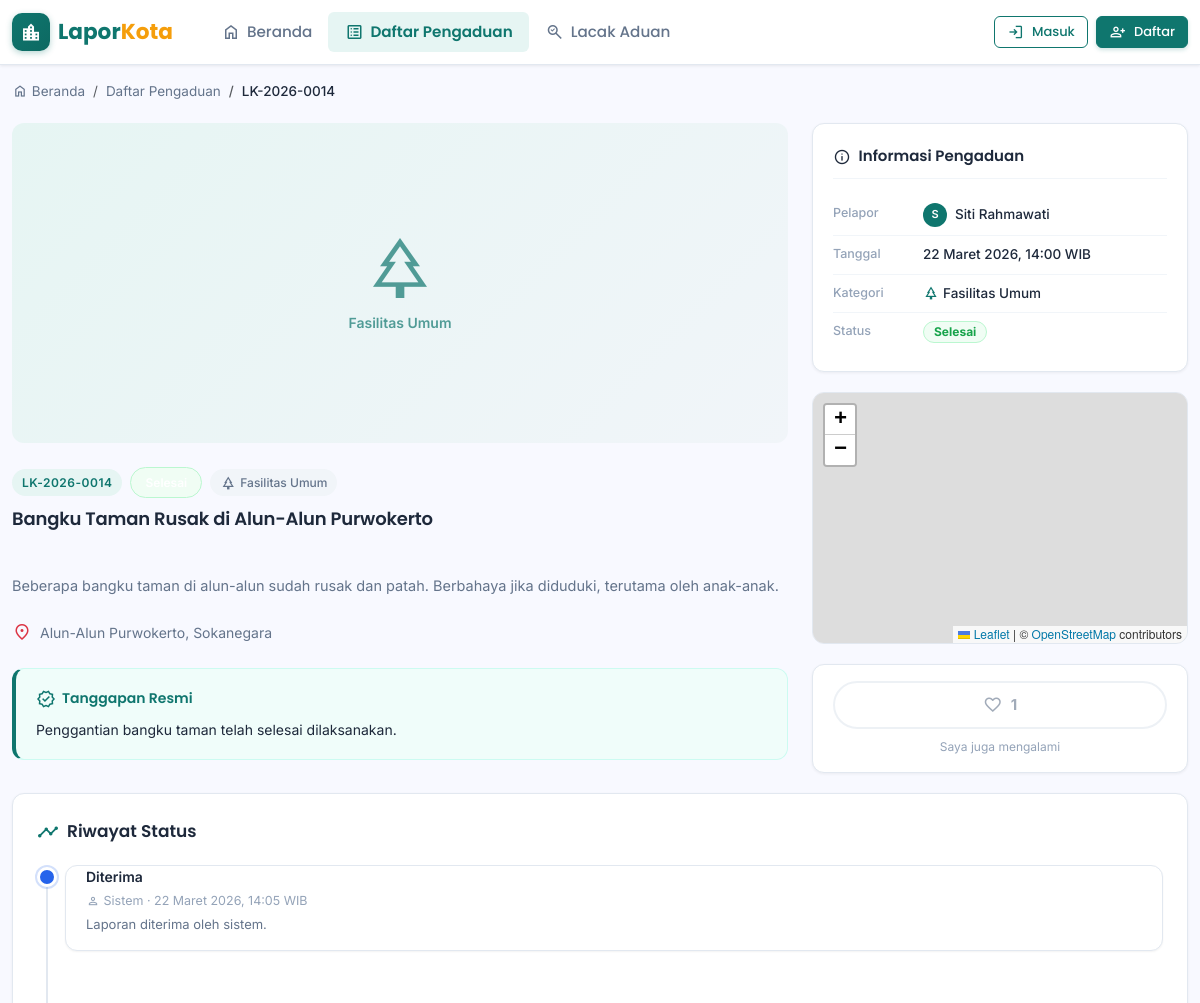
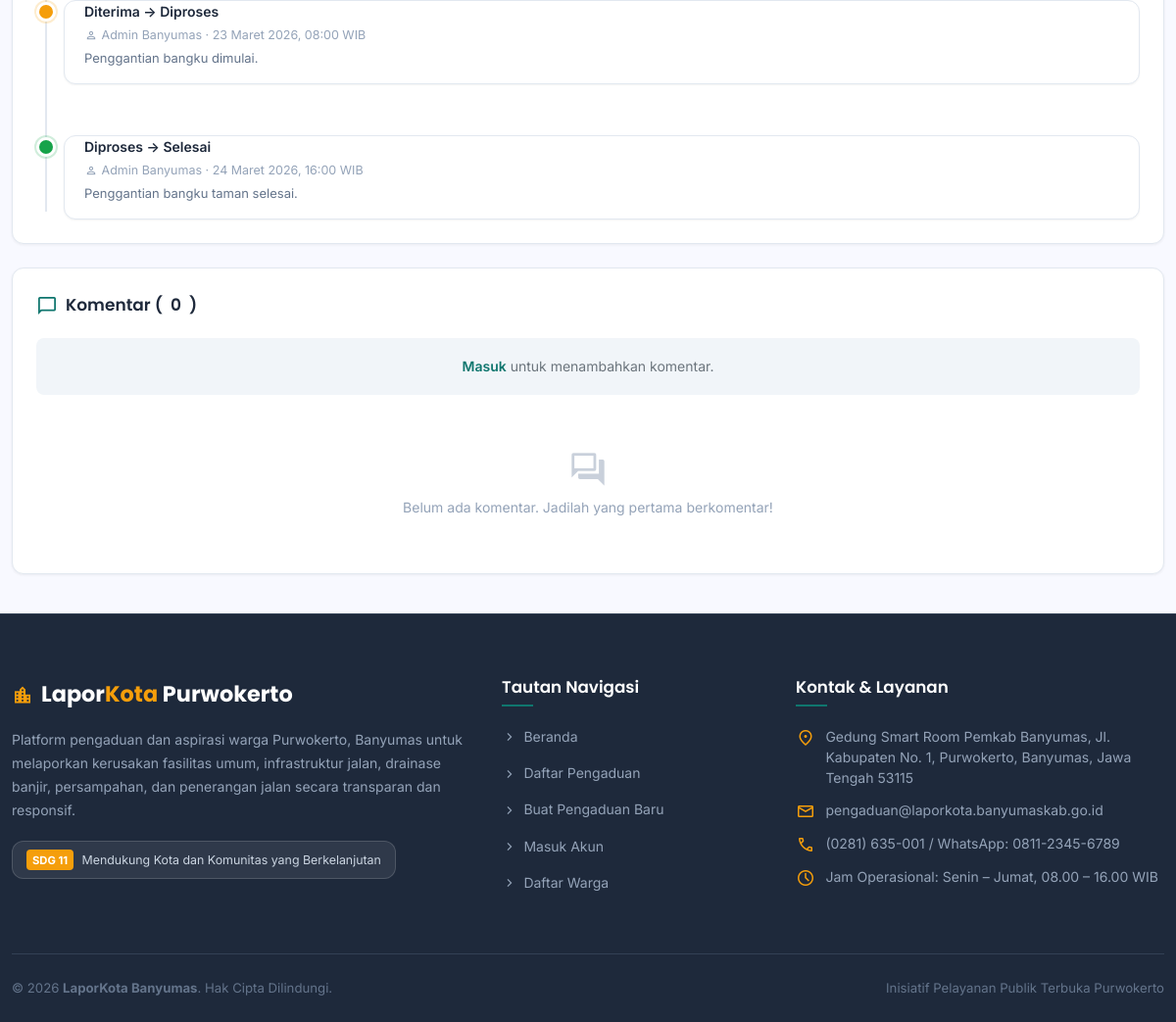
Screenshot of /user/complaint_detail.php?id=14 with the database file from the repository (2 pictures, top to bottom).
### tables this page shows
CREATE TABLE complaints (
    id              INT AUTO_INCREMENT PRIMARY KEY,
    user_id         INT           NOT NULL,
    category_id     INT           NOT NULL,
    ticket_code     VARCHAR(20)   NOT NULL UNIQUE,
    title           VARCHAR(255)  NOT NULL,
    description     TEXT          NOT NULL,
    address         VARCHAR(500)  NOT NULL,
    latitude        DECIMAL(10,8) DEFAULT NULL,
    longitude       DECIMAL(11,8) DEFAULT NULL,
    photo           VARCHAR(255)  DEFAULT NULL,
    status          ENUM('Diterima','Diproses','Selesai','Ditolak') NOT NULL DEFAULT 'Diterima',
    admin_response  TEXT          DEFAULT NULL,
    created_at      DATETIME      NOT NULL DEFAULT CURRENT_TIMESTAMP,
    updated_at      DATETIME      NOT NULL DEFAULT CURRENT_TIMESTAMP ON UPDATE CURRENT_TIMESTAMP,
    FOREIGN KEY (user_id)     REFERENCES users(id)      ON DELETE CASCADE,
    FOREIGN KEY (category_id) REFERENCES categories(id) ON DELETE RESTRICT,
    INDEX idx_status   (status),
    INDEX idx_user     (user_id),
    INDEX idx_category (category_id),
    INDEX idx_created  (created_at)
);

CREATE TABLE categories (
    id          INT AUTO_INCREMENT PRIMARY KEY,
    name        VARCHAR(100)  NOT NULL UNIQUE,
    icon        VARCHAR(50)   DEFAULT 'category',
    created_at  DATETIME      NOT NULL DEFAULT CURRENT_TIMESTAMP
);

CREATE TABLE users (
    id          INT AUTO_INCREMENT PRIMARY KEY,
    name        VARCHAR(100)  NOT NULL,
    email       VARCHAR(150)  NOT NULL UNIQUE,
    phone       VARCHAR(20)   DEFAULT NULL,
    password    VARCHAR(255)  NOT NULL,
    role        ENUM('warga','admin') NOT NULL DEFAULT 'warga',
    photo       VARCHAR(255)  DEFAULT NULL,
    is_active   TINYINT(1)    NOT NULL DEFAULT 1,
    created_at  DATETIME      NOT NULL DEFAULT CURRENT_TIMESTAMP,
    updated_at  DATETIME      NOT NULL DEFAULT CURRENT_TIMESTAMP ON UPDATE CURRENT_TIMESTAMP
);

CREATE TABLE complaint_status_logs (
    id              INT AUTO_INCREMENT PRIMARY KEY,
    complaint_id    INT          NOT NULL,
    old_status      VARCHAR(20)  DEFAULT NULL,
    new_status      VARCHAR(20)  NOT NULL,
    changed_by      VARCHAR(100) NOT NULL,
    note            TEXT         DEFAULT NULL,
    created_at      DATETIME     NOT NULL DEFAULT CURRENT_TIMESTAMP,
    FOREIGN KEY (complaint_id) REFERENCES complaints(id) ON DELETE CASCADE,
    INDEX idx_complaint (complaint_id)
);

### includes/helpers.php (called while the page is built, shortened)
<?php
function e($str) {
    return htmlspecialchars($str ?? '', ENT_QUOTES, 'UTF-8');
}
function base_url($path = '') {
    return '/aduan-kota/' . ltrim($path, '/');
}
function formatDate($datetime) {
    $months = [
        1 => 'Januari', 2 => 'Februari', 3 => 'Maret',
        4 => 'April', 5 => 'Mei', 6 => 'Juni',
        7 => 'Juli', 8 => 'Agustus', 9 => 'September',
        10 => 'Oktober', 11 => 'November', 12 => 'Desember'
    ];
    $dt = new DateTime($datetime);
    $day   = $dt->format('j');
    $month = $months[(int)$dt->format('n')];
    $year  = $dt->format('Y');
    $time  = $dt->format('H:i');
    return "{$day} {$month} {$year}, {$time} WIB";
}
function statusBadgeClass($status) {
    switch ($status) {
        case 'Selesai':  return 'badge-selesai';
    }
}

### includes/auth.php (called while the page is built, shortened)
<?php
function isLoggedIn() {
    return isset($_SESSION['user_id']);
}

### user/complaint_detail.php (the view, shortened to what this page needs)
<?php
require_once __DIR__ . '/../includes/auth.php';
require_once __DIR__ . '/../includes/helpers.php';
$complaintId = isset($_GET['id']) ? (int)$_GET['id'] : 0;
if ($complaintId > 0) {
    $stmt = $conn->prepare("
        SELECT c.*,
               u.name AS user_name, u.photo AS user_photo,
               cat.name AS category_name, cat.icon AS category_icon
        FROM complaints c
        JOIN users u ON c.user_id = u.id
        JOIN categories cat ON c.category_id = cat.id
        WHERE c.id = ?
    ");
    $stmt->bind_param("i", $complaintId);
}
$stmt->execute();
$complaint = $stmt->get_result()->fetch_assoc();
$complaintId = (int)$complaint['id'];
$upStmt = $conn->prepare("SELECT COUNT(*) AS cnt FROM upvotes WHERE complaint_id = ?");
$upStmt->bind_param("i", $complaintId);
$upStmt->execute();
$upvoteCount = (int)$upStmt->get_result()->fetch_assoc()['cnt'];
$hasUpvoted = false;
$cmtStmt = $conn->prepare("
    SELECT cm.id, cm.body, cm.created_at,
           u.name AS user_name, u.photo AS user_photo
    FROM comments cm
    JOIN users u ON cm.user_id = u.id
    WHERE cm.complaint_id = ?
    ORDER BY cm.created_at DESC
");
$cmtStmt->bind_param("i", $complaintId);
$cmtStmt->execute();
$comments = $cmtStmt->get_result()->fetch_all(MYSQLI_ASSOC);
$commentCount = count($comments);
$logStmt = $conn->prepare("
    SELECT csl.old_status, csl.new_status, csl.note, csl.created_at,
           csl.changed_by AS changed_by_name
    FROM complaint_status_logs csl
    WHERE csl.complaint_id = ?
    ORDER BY csl.created_at ASC
");
$logStmt->bind_param("i", $complaintId);
$logStmt->execute();
$statusLogs = $logStmt->get_result()->fetch_all(MYSQLI_ASSOC);
include __DIR__ . '/../includes/header.php';
?>
<div class="container py-3">
    <nav aria-label="breadcrumb">
        <ol class="breadcrumb breadcrumb-custom">
            <li class="breadcrumb-item">
                <a href="<?= base_url('') ?>">
                    <span class="material-symbols-outlined md-16 align-text-bottom">home</span>
                    Beranda
                </a>
            </li>
            <li class="breadcrumb-item">
                <a href="<?= base_url('user/complaint_list.php') ?>">Daftar Pengaduan</a>
            </li>
            <li class="breadcrumb-item active" aria-current="page">
                <?= e($complaint['ticket_code']) ?>
            </li>
        </ol>
    </nav>
    <div class="row g-4">
        <div class="col-lg-8">
            <div class="detail-photo-wrap">
                <?php if (!empty($complaint['photo'])): ?>
                    <img src="<?= base_url('uploads/' . e($complaint['photo'])) ?>"
                         alt="<?= e($complaint['title']) ?>"
                         loading="lazy">
                <?php else: ?>
                    <div class="detail-photo-placeholder">
                        <span class="material-symbols-outlined"><?= e($complaint['category_icon'] ?: 'report_problem') ?></span>
                        <span class="mt-2 fw-semibold" style="opacity:0.7; font-size:14px;"><?= e($complaint['category_name']) ?></span>
                    </div>
                <?php endif; ?>
            </div>
            <div class="mb-3">
                <div class="d-flex flex-wrap align-items-center gap-2 mb-2">
                    <span class="badge-ticket"><?= e($complaint['ticket_code']) ?></span>
                    <span class="badge-status-detail <?= e(statusBadgeClass($complaint['status'])) ?>">
                    </span>
                    <span class="badge-category">
                        <span class="material-symbols-outlined" style="font-size:16px;"><?= e($complaint['category_icon'] ?: 'category') ?></span>
                        <?= e($complaint['category_name']) ?>
                    </span>
                </div>
                <h2 class="h4 font-heading mb-0" style="line-height:1.4;">
                    <?= e($complaint['title']) ?>
                </h2>
            </div>
            <div class="detail-description mb-4">
                <?= e($complaint['description']) ?>
            </div>
            <?php if (!empty($complaint['address'])): ?>
                <div class="d-flex align-items-start gap-2 mb-4" style="color: var(--text-secondary, #64748B); font-size: 14px;">
                    <span class="material-symbols-outlined text-danger" style="font-size: 20px; flex-shrink: 0;">location_on</span>
                    <span><?= e($complaint['address']) ?></span>
                </div>
            <?php endif; ?>
            <?php if (!empty($complaint['admin_response'])): ?>
                <div class="admin-response-card">
                    <div class="response-title">
                        <span class="material-symbols-outlined" style="font-size:20px;">verified</span>
                        Tanggapan Resmi
                    </div>
                    <div class="response-body"><?= e($complaint['admin_response']) ?></div>
                </div>
            <?php endif; ?>
        </div>
        <div class="col-lg-4">
            <div class="info-card">
                <div class="info-card-title">
                    <span class="material-symbols-outlined align-text-bottom me-1" style="font-size:18px;">info</span>
                    Informasi Pengaduan
                </div>
                <div class="info-card-row">
                    <span class="info-card-label">Pelapor</span>
                    <span class="info-card-value d-flex align-items-center gap-2">
                        <?php if (!empty($complaint['user_photo'])): ?>
                            <img src="<?= base_url('uploads/' . e($complaint['user_photo'])) ?>"
                                 alt="<?= e($complaint['user_name']) ?>"
                                 style="width:24px; height:24px; border-radius:50%; object-fit:cover;">
                        <?php else: ?>
                            <span style="width:24px; height:24px; border-radius:50%; background:var(--primary-teal,#0F766E); color:#fff; display:inline-flex; align-items:center; justify-content:center; font-size:11px; font-weight:600;">
                                <?= e(strtoupper(mb_substr($complaint['user_name'], 0, 1))) ?>
                            </span>
                        <?php endif; ?>
                        <?= e($complaint['user_name']) ?>
                    </span>
                </div>
                <div class="info-card-row">
                    <span class="info-card-label">Tanggal</span>
                    <span class="info-card-value"><?= e(formatDate($complaint['created_at'])) ?></span>
                </div>
                <div class="info-card-row">
                    <span class="info-card-label">Kategori</span>
                    <span class="info-card-value d-flex align-items-center gap-1">
                        <span class="material-symbols-outlined" style="font-size:16px; color:var(--primary-teal,#0F766E);">
                        </span>
                        <?= e($complaint['category_name']) ?>
                    </span>
                </div>
                <div class="info-card-row">
                    <span class="info-card-label">Status</span>
                    <span class="info-card-value">
                        <span class="badge <?= e(statusBadgeClass($complaint['status'])) ?>" style="font-size:12px; padding:4px 10px; border-radius:50px;">
                            <?= e($complaint['status']) ?>
                        </span>
                    </span>
                </div>
            </div>
            <?php if (!empty($complaint['latitude']) && !empty($complaint['longitude'])): ?>
                <div class="detail-map-wrap">
                    <div id="detail-map"></div>
                </div>
            <?php endif; ?>
            <div class="upvote-section">
                <?php if (isLoggedIn()): ?>
                    <button type="button"
                            class="btn-upvote<?= $hasUpvoted ? ' upvoted' : '' ?>"
                            data-complaint-id="<?= (int)$complaint['id'] ?>">
                        <span class="material-symbols-outlined" style="font-size:20px;<?= $hasUpvoted ? " font-variation-settings:'FILL' 1;" : '' ?>">
                            <?= $hasUpvoted ? 'favorite' : 'favorite_border' ?>
                        </span>
                        <span class="upvote-count"><?= $upvoteCount ?></span>
                    </button>
                <?php else: ?>
                    <button type="button" class="btn-upvote" disabled title="Masuk untuk memberikan dukungan">
                        <span class="material-symbols-outlined" style="font-size:20px;">favorite_border</span>
                        <span class="upvote-count"><?= $upvoteCount ?></span>
                    </button>
                <?php endif; ?>
                <div class="upvote-label">Saya juga mengalami</div>
            </div>
        </div>
    </div>
    <?php if (!empty($statusLogs)): ?>
        <div class="section-card">
            <div class="section-title">
                <span class="material-symbols-outlined" style="color:var(--primary-teal,#0F766E);">timeline</span>
                Riwayat Status
            </div>
            <div class="status-timeline">
                <?php foreach ($statusLogs as $log): ?>
                    <?php
                    $dotClass = 'dot-diterima';
                    switch ($log['new_status']) {
                        case 'Diproses': $dotClass = 'dot-diproses'; break;
                        case 'Selesai':  $dotClass = 'dot-selesai';  break;
                        case 'Diterima': $dotClass = 'dot-diterima'; break;
                    }
                    ?>
                    <div class="timeline-item">
                        <div class="timeline-dot <?= $dotClass ?>"></div>
                        <div class="timeline-content">
                            <div class="timeline-status">
                                <?php if (!empty($log['old_status'])): ?>
                                    <?= e($log['old_status']) ?> → <?= e($log['new_status']) ?>
                                <?php else: ?>
                                    <?= e($log['new_status']) ?>
                                <?php endif; ?>
                            </div>
                            <div class="timeline-meta">
                                <?php if (!empty($log['changed_by_name'])): ?>
                                    <span class="material-symbols-outlined align-text-bottom" style="font-size:14px;">person</span>
                                    <?= e($log['changed_by_name']) ?> ·
                                <?php endif; ?>
                                <?= e(formatDate($log['created_at'])) ?>
                            </div>
                            <?php if (!empty($log['note'])): ?>
                                <div class="timeline-note"><?= e($log['note']) ?></div>
                            <?php endif; ?>
                        </div>
                    </div>
                <?php endforeach; ?>
            </div>
        </div>
    <?php endif; ?>
    <div class="section-card">
        <div class="section-title">
            <span class="material-symbols-outlined" style="color:var(--primary-teal,#0F766E);">chat_bubble_outline</span>
            Komentar (<span id="comment-count"><?= $commentCount ?></span>)
        </div>
        <?php if (isLoggedIn()): ?>
            <form class="comment-form mb-4">
                <input type="hidden" name="complaint_id" value="<?= (int)$complaint['id'] ?>">
                <div class="mb-2">
                    <textarea name="body"
                              class="form-control"
                              rows="3"
                              placeholder="Tulis komentar Anda..."
                              data-maxlength="1000"
                              required></textarea>
                </div>
                <div class="d-flex justify-content-end">
                    <button type="submit" class="btn btn-sm d-inline-flex align-items-center gap-1"
                            style="background:var(--primary-teal,#0F766E); color:#fff; border-radius:8px; padding:8px 18px; font-weight:500;">
                        <span class="material-symbols-outlined" style="font-size:18px;">send</span>
                        Kirim Komentar
                    </button>
                </div>
            </form>
        <?php else: ?>
            <div class="mb-4 p-3 text-center rounded-3" style="background:#F1F5F9; border-radius:8px;">
                <span class="text-secondary" style="font-size:14px;">
                    <a href="<?= base_url('auth/login.php') ?>" class="fw-semibold" style="color:var(--primary-teal,#0F766E);">Masuk</a>
                    untuk menambahkan komentar.
                </span>
            </div>
        <?php endif; ?>
        <div id="comment-list">
            <?php if (empty($comments)): ?>
                <div class="comment-empty-state">
                    <span class="material-symbols-outlined">forum</span>
                    <p class="mb-0" style="font-size:14px;">Belum ada komentar. Jadilah yang pertama berkomentar!</p>
                </div>
            <?php endif; ?>
        </div>
    </div>
</div>
<?php
include __DIR__ . '/../includes/footer.php';
?>

### rows the page displays
complaints: ticket_code "LK-2026-0014", category.name "Fasilitas Umum", title "Bangku Taman Rusak di Alun-Alun Purwokerto", description "Beberapa bangku taman di alun-alun sudah rusak dan patah. Berbahaya jika diduduki, terutama oleh anak-anak.", address "Alun-Alun Purwokerto, Sokanegara", admin_response "Penggantian bangku taman telah selesai dilaksanakan.", user.name "S", user.name "Siti Rahmawati", created_at "22 Maret 2026, 14:00 WIB", status "Selesai"
complaint_status_logs: new_status "Diterima", changed_by "Sistem", created_at "22 Maret 2026, 14:05 WIB", note "Laporan diterima oleh sistem."
complaint_status_logs: old_status "Diterima", new_status "Diproses", changed_by "Admin Banyumas", created_at "23 Maret 2026, 08:00 WIB", note "Penggantian bangku dimulai."
complaint_status_logs: old_status "Diproses", new_status "Selesai", changed_by "Admin Banyumas", created_at "24 Maret 2026, 16:00 WIB", note "Penggantian bangku taman selesai."

### other values shown
$upvoteCount "1"
$commentCount "0"
